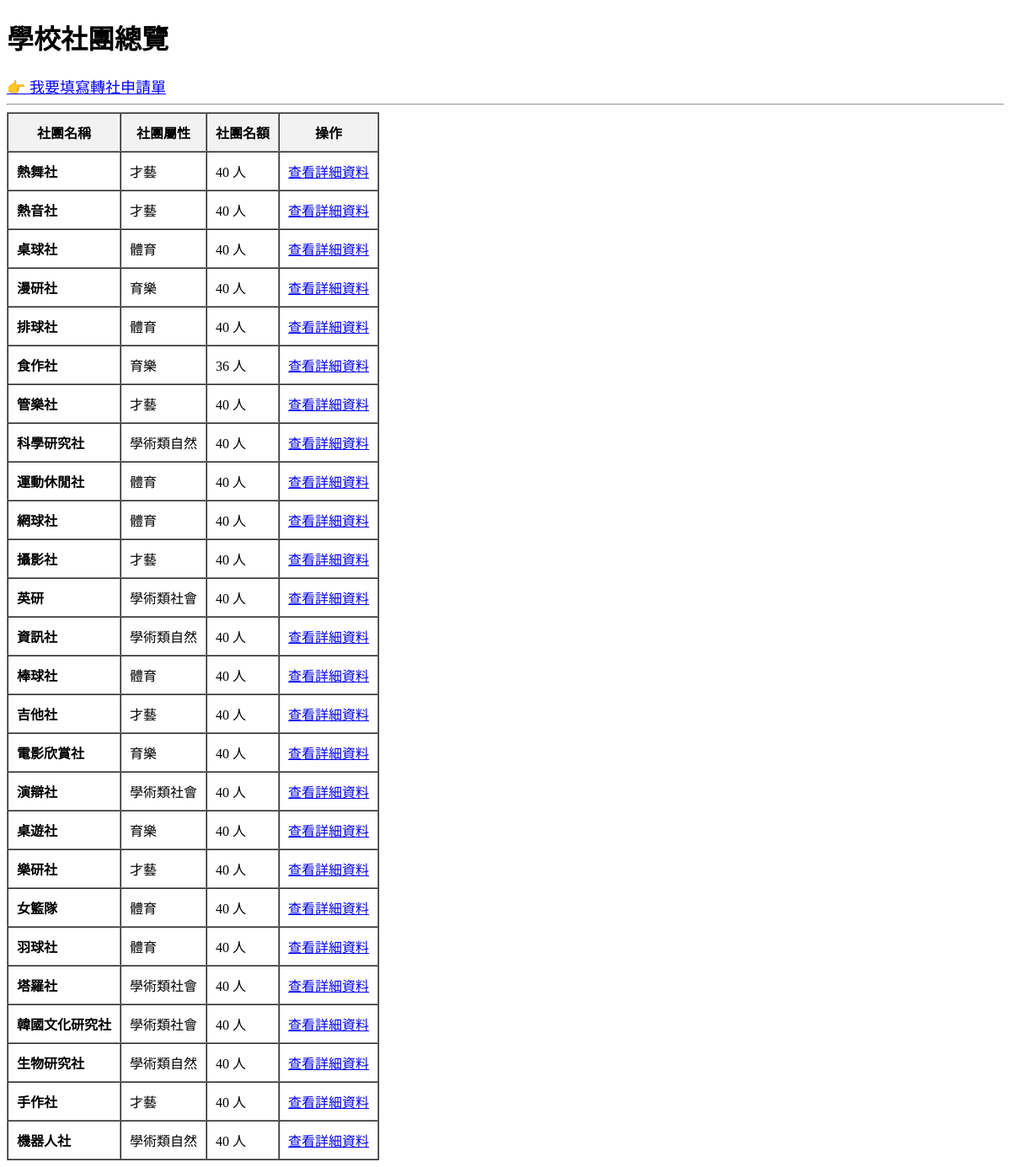
Page /club/ (signed in) on the earlier database version.
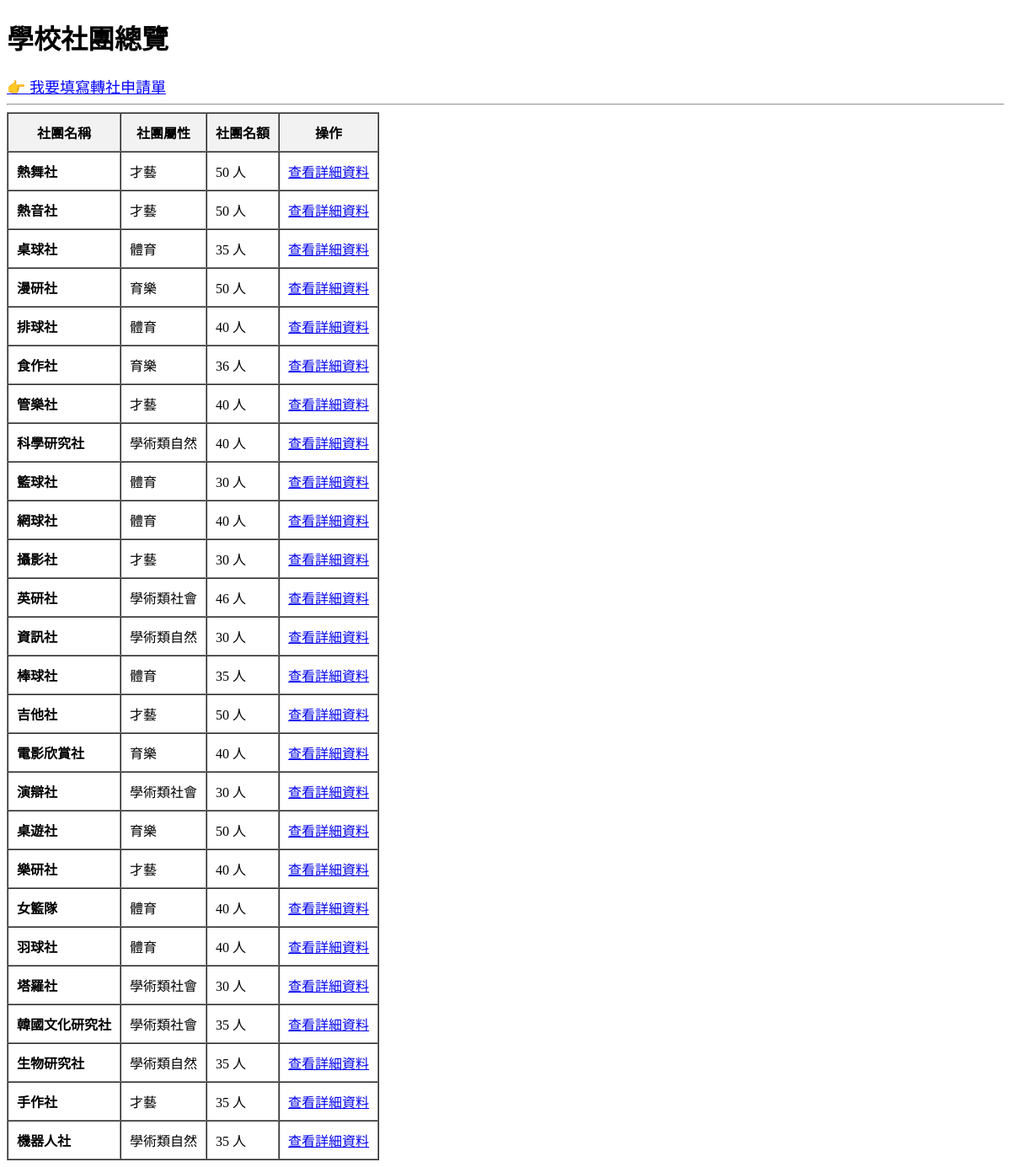
Same page on the later database version.
### em/models.py (models this page shows, shortened)
class Club(models.Model):
    CATEGORY_CHOICES = [
        ('才藝', '才藝性社團'),
        ('體育', '體育性社團'),
        ('育樂', '育樂性社團'),
        ('學術類自然', '學術類自然社團'),
        ('學術類社會', '學術類社會社團'),
    ]
    category = models.CharField(
        '社團屬性',
        max_length=10,
        choices=CATEGORY_CHOICES,
        default='才藝'
    )
    clubname = models.CharField('社團名稱', max_length=10)
    leadername = models.CharField('社長名稱', max_length=5)
    teachername = models.CharField('社師名稱', max_length=5)
    memberaccount = models.CharField('社團名額', max_length=3, default='40')

### em/views.py (the view)
# urls.py: path('club/', views.ClubList.as_view(), name='club_list'),
class ClubList(PermissionRequiredMixin, ListView):
    permission_required = 'em.view_club' # 登入才有使用權限
    model = Club
    template_name = 'em/club_list.html'
    login_url = '/login/'

### em/templates/em/club_list.html (shortened to what this page needs)
<!DOCTYPE html>
<html>
<head>
</head>
<body>
    <h1>學校社團總覽</h1>
    <a href="{% url 'apply_add' %}" style="font-size: 18px; color: blue;">👉 我要填寫轉社申請單</a>
    <hr>
    <table border="1" cellpadding="10" cellspacing="0">
        <thead>
            <tr style="background-color: #f2f2f2;">
                <th>社團名稱</th>
                <th>社團屬性</th>
                <th>社團名額</th>
                <th>操作</th>
            </tr>
        </thead>
        <tbody>
            {% for club in object_list %}
            <tr>
                <td><strong>{{ club.clubname }}</strong></td>
                <td>{{ club.category }}</td>
                <td>{{ club.memberaccount }} 人</td>
                <td>
                    <a href="{% url 'club_detail' club.id %}">查看詳細資料</a>
                </td>
            </tr>
            {% empty %}
            <tr>
                <td colspan="4">目前沒有任何社團資料，請先去後台新增喔！</td>
            </tr>
            {% endfor %}
        </tbody>
    </table>
</body>
</html>

Differences in the rows shown:
changed Club "熱舞社": memberaccount "40" → "50"
changed Club "熱音社": memberaccount "40" → "50"
changed Club "桌球社": memberaccount "40" → "35"
changed Club "漫研社": memberaccount "40" → "50"
changed Club: clubname "運動休閒社" → "籃球社"; memberaccount "40" → "30"
changed Club "攝影社": memberaccount "40" → "30"
changed Club: clubname "英研" → "英研社"; memberaccount "40" → "46"
changed Club "資訊社": memberaccount "40" → "30"
changed Club "棒球社": memberaccount "40" → "35"
changed Club "吉他社": memberaccount "40" → "50"
changed Club "演辯社": memberaccount "40" → "30"
changed Club "桌遊社": memberaccount "40" → "50"
changed Club "塔羅社": memberaccount "40" → "30"
changed Club "韓國文化研究社": memberaccount "40" → "35"
changed Club "生物研究社": memberaccount "40" → "35"
changed Club "手作社": memberaccount "40" → "35"
changed Club "機器人社": memberaccount "40" → "35"
